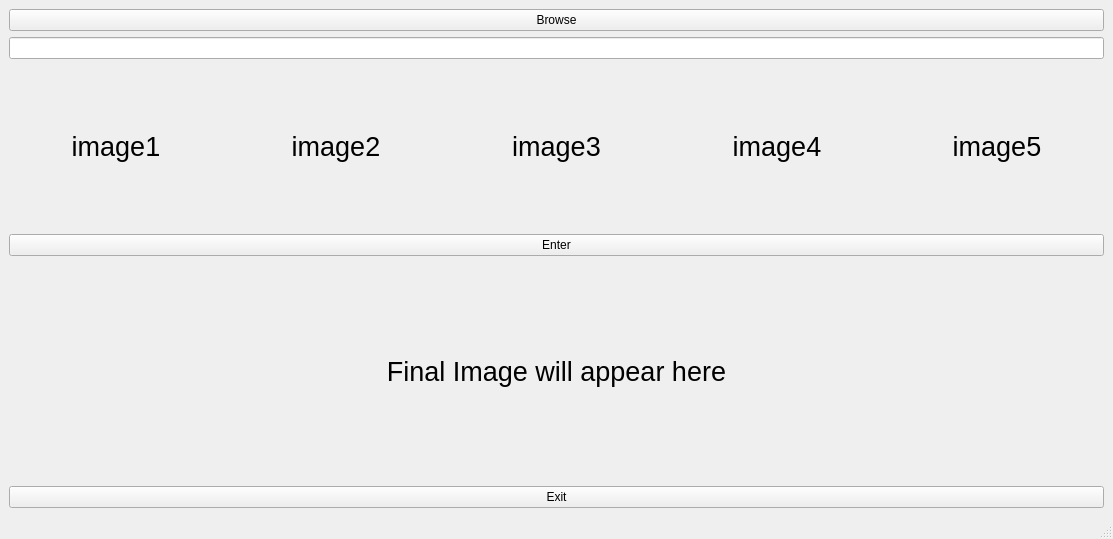
<?xml version="1.0" encoding="UTF-8"?>
<ui version="4.0">
 <class>MainWindow</class>
 <widget class="QMainWindow" name="MainWindow">
  <property name="geometry">
   <rect>
    <x>0</x>
    <y>0</y>
    <width>1113</width>
    <height>539</height>
   </rect>
  </property>
  <property name="windowTitle">
   <string>MainWindow</string>
  </property>
  <widget class="QWidget" name="centralwidget">
   <layout class="QVBoxLayout" name="verticalLayout_2">
    <item>
     <layout class="QVBoxLayout" name="verticalLayout">
      <item>
       <widget class="QPushButton" name="browse">
        <property name="text">
         <string>Browse</string>
        </property>
       </widget>
      </item>
      <item>
       <widget class="QLineEdit" name="path"/>
      </item>
      <item>
       <layout class="QHBoxLayout" name="horizontalLayout">
        <item>
         <widget class="QLabel" name="im1">
          <property name="font">
           <font>
            <pointsize>20</pointsize>
           </font>
          </property>
          <property name="text">
           <string>image1</string>
          </property>
          <property name="alignment">
           <set>Qt::AlignCenter</set>
          </property>
         </widget>
        </item>
        <item>
         <widget class="QLabel" name="im2">
          <property name="font">
           <font>
            <pointsize>20</pointsize>
           </font>
          </property>
          <property name="text">
           <string>image2</string>
          </property>
          <property name="alignment">
           <set>Qt::AlignCenter</set>
          </property>
         </widget>
        </item>
        <item>
         <widget class="QLabel" name="im3">
          <property name="font">
           <font>
            <pointsize>20</pointsize>
           </font>
          </property>
          <property name="text">
           <string>image3</string>
          </property>
          <property name="alignment">
           <set>Qt::AlignCenter</set>
          </property>
         </widget>
        </item>
        <item>
         <widget class="QLabel" name="im4">
          <property name="font">
           <font>
            <pointsize>20</pointsize>
           </font>
          </property>
          <property name="text">
           <string>image4</string>
          </property>
          <property name="alignment">
           <set>Qt::AlignCenter</set>
          </property>
         </widget>
        </item>
        <item>
         <widget class="QLabel" name="im5">
          <property name="font">
           <font>
            <pointsize>20</pointsize>
           </font>
          </property>
          <property name="text">
           <string>image5</string>
          </property>
          <property name="alignment">
           <set>Qt::AlignCenter</set>
          </property>
         </widget>
        </item>
       </layout>
      </item>
     </layout>
    </item>
    <item>
     <widget class="QPushButton" name="enter">
      <property name="text">
       <string>Enter</string>
      </property>
     </widget>
    </item>
    <item>
     <widget class="QLabel" name="output">
      <property name="font">
       <font>
        <pointsize>20</pointsize>
       </font>
      </property>
      <property name="text">
       <string>Final Image will appear here</string>
      </property>
      <property name="alignment">
       <set>Qt::AlignCenter</set>
      </property>
     </widget>
    </item>
    <item>
     <widget class="QPushButton" name="exit">
      <property name="text">
       <string>Exit</string>
      </property>
     </widget>
    </item>
   </layout>
  </widget>
  <widget class="QStatusBar" name="statusbar"/>
 </widget>
 <resources/>
 <connections/>
</ui>
